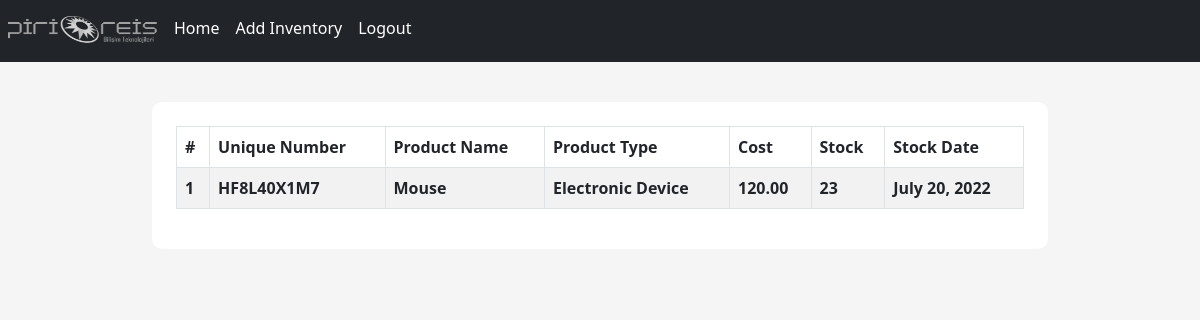
The page /inventory/ (signed in) on the database as committed earlier.
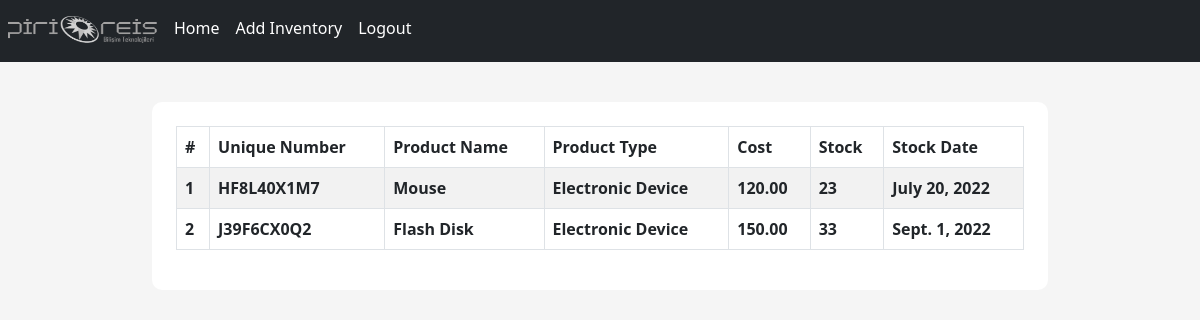
The same page on the database as committed later.
### inventory/models.py (models this page shows, shortened)
class Inventory(models.Model):
    Unique_Number = models.CharField(max_length=100, null=False, blank=False)
    Product_Name = models.CharField(max_length=100, null=False, blank=False)
    Product_Type = models.CharField(max_length=90, null=False, blank=False)
    Cost = models.DecimalField(max_digits=19, decimal_places=2, null=False, blank=False)
    Stock = models.IntegerField(null=False, blank=False)
    Stock_Date = models.DateField()

### inventory/views.py (the view)
# urls.py: path("", inventory_list, name="inventory_list"),
@login_required
def inventory_list(request):
    inventories = Inventory.objects.all()
    context = {
        "title": "Inventory List",
        "inventories": inventories
    }
    return render(request, "inventory/inventory_list.html", context=context)

### templates/inventory/inventory_list.html
{% extends "../layout.html" %}
{% block content %}
<div class="content-section">
    <table class="table table-striped table-bordered table-hovet">
        <thead class="thead-dark">
             <tr>
                <th scope="col">#</th>
                <th scope="col">Unique Number</th>
                <th scope="col">Product Name</th>
                <th scope="col">Product Type</th>
                <th scope="col">Cost</th>
                <th scope="col">Stock</th>
                <th scope="col">Stock Date</th>
            </tr>
        </thead>
        <tbody>
            {% for inventory in inventories %}
            <tr style="cursor: pointer; cursor: hand;" onclick="window.location = `{% url 'per_product' inventory.id %}`">
                <th scope="row">{{ forloop.counter }}</th>
                <th scope="row">{{ inventory.Unique_Number }}</th>
                <th scope="row">{{ inventory.Product_Name }}</th>
                <th scope="row">{{ inventory.Product_Type }}</th>
                <th scope="row">{{ inventory.Cost }}</th>
                <th scope="row">{{ inventory.Stock }}</th>
                <th scope="row">{{ inventory.Stock_Date }}</th>
            </tr>
            {% endfor %}
        </tbody>
    </table>
</div>
{% endblock %}

Rows that differ between the two databases and show on the page:
added Inventory: Unique_Number "J39F6CX0Q2", Product_Name "Flash Disk", Product_Type "Electronic Device", Cost "150.00", Stock "33", Stock_Date "Sept. 1, 2022"
